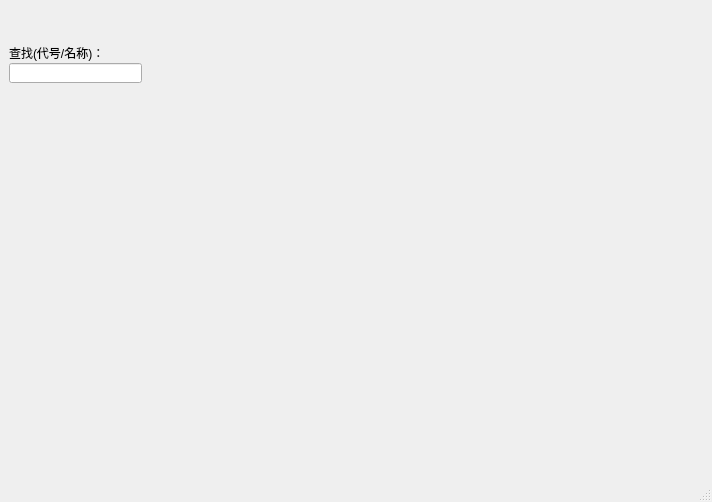
<?xml version="1.0" encoding="UTF-8"?>
<ui version="4.0">
 <class>MainWindow</class>
 <widget class="QMainWindow" name="MainWindow">
  <property name="geometry">
   <rect>
    <x>0</x>
    <y>0</y>
    <width>712</width>
    <height>502</height>
   </rect>
  </property>
  <property name="windowTitle">
   <string>FuturesForcast</string>
  </property>
  <widget class="QWidget" name="centralWidget">
   <widget class="QLabel" name="labelCurrentTime">
    <property name="geometry">
     <rect>
      <x>9</x>
      <y>89</y>
      <width>16</width>
      <height>16</height>
     </rect>
    </property>
    <property name="text">
     <string/>
    </property>
   </widget>
   <widget class="QLabel" name="labelFind">
    <property name="geometry">
     <rect>
      <x>9</x>
      <y>45</y>
      <width>102</width>
      <height>16</height>
     </rect>
    </property>
    <property name="sizePolicy">
     <sizepolicy hsizetype="Preferred" vsizetype="Fixed">
      <horstretch>0</horstretch>
      <verstretch>10</verstretch>
     </sizepolicy>
    </property>
    <property name="text">
     <string>查找(代号/名称)：</string>
    </property>
   </widget>
   <widget class="QLineEdit" name="EdtFind">
    <property name="geometry">
     <rect>
      <x>9</x>
      <y>63</y>
      <width>133</width>
      <height>20</height>
     </rect>
    </property>
   </widget>
  </widget>
  <widget class="QStatusBar" name="statusBar"/>
  <action name="action">
   <property name="text">
    <string>?</string>
   </property>
  </action>
  <action name="actionExit">
   <property name="icon">
    <iconset>
     <normaloff>:/gif/1.gif</normaloff>:/gif/1.gif</iconset>
   </property>
   <property name="text">
    <string>退出(&amp;x)</string>
   </property>
   <property name="shortcut">
    <string>Ctrl+Q</string>
   </property>
  </action>
 </widget>
 <layoutdefault spacing="6" margin="11"/>
 <resources/>
 <connections/>
</ui>
